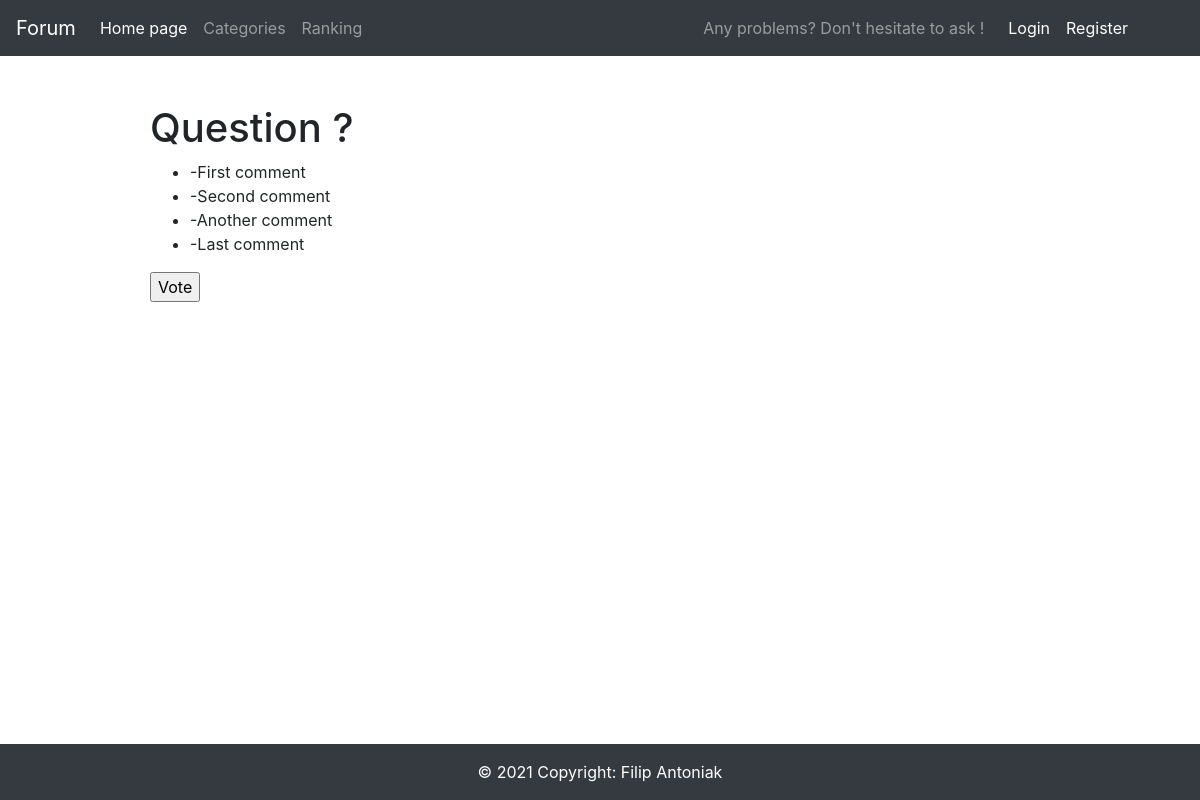
/7/, run on an earlier commit of the app's database.
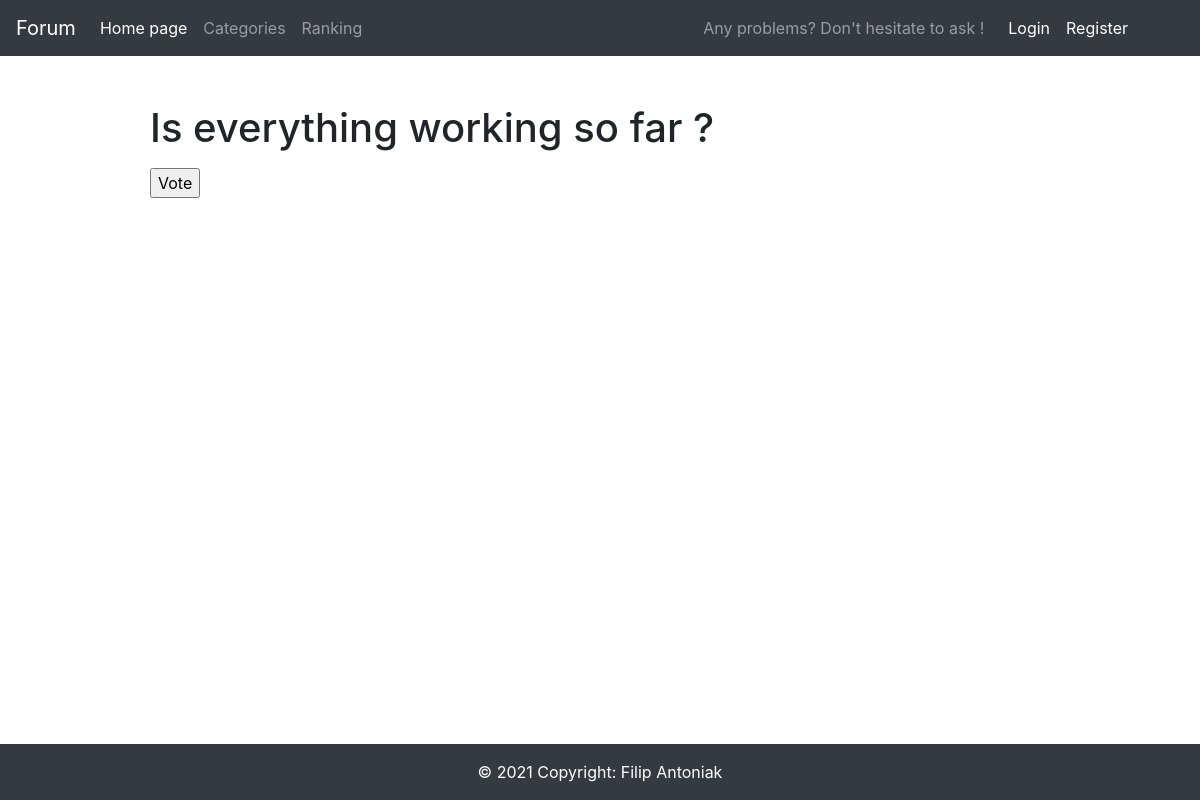
And on a later commit of the database.
### main/models.py (models this page shows, shortened)
class Question(models.Model):
    question_text = models.CharField(max_length=100)
    question_subtext = models.TextField(max_length=500)
    pub_date = models.DateTimeField('date published')
    user = models.ForeignKey(User, on_delete=models.CASCADE, default=User.objects.get(pk=1).pk)

class Comment(models.Model):
    question = models.ForeignKey(Question, on_delete=models.CASCADE)
    comment_text = models.CharField(max_length=200)

### main/views.py (the view)
# urls.py: path('<int:pk>/', views.DetailView.as_view(), name='detail'),
class DetailView(generic.DetailView):
    model = Question
    template_name = 'main/detail.html'
    def get_queryset(self):
        return Question.objects.filter(pub_date__lte=timezone.now())

### main/templates/main/detail.html (shortened to what this page needs)
{% extends 'main/base.html' %}
{% block content %}
<h1>{{ question.question_text }}</h1>
<ul>
    {% for comment in question.comment_set.all %}
            <li>-{{ comment.comment_text }}</li>
    {% endfor %}
</ul>
<form action="{% url 'main:vote' question.id %}" method="post">
<input type="submit" value="Vote">
</form>
    {% block footer-class %} position-absolute fixed-bottom {% endblock %}
{% endblock %}

What changed in the data, as far as the page shows it:
removed Comment: comment_text "First comment"
removed Comment: comment_text "Second comment"
removed Comment: comment_text "Another comment"
removed Comment: comment_text "Last comment"
changed Question: question_text "Question ?" → "Is everything working so far ?"
